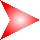
Frame 1 (no input)
Frame 60 (the mouse pressed at the canvas centre just before this capture): identical to frame 1, image omitted
Frame 120 (the mouse held since frame 60 and released just before this capture): identical to frame 1, image omitted

The Processing sketch that drew this single still picture (run headless with seeded random() and noise(); from frame 60 on, the mouse is pressed at the canvas centre):

// Processing sketch: Boss1Ball1
// ── Boss1Ball1.pde
class Point{ //<>//
  public float x,y;
  public Point(float _x,float _y) {
    x = _x;
    y = _y;
  }
  public void plus(Point p) {
    x += p.x;
    y += p.y;
  }
  //this -= p;
  public void minus(Point p) {
    x -= p.x;
    y -= p.y;
  }
  //this *= f;
  public void times(float f) {
    x *= f;
    y *= f;
  }
  //|this|^2
  public float d2() {
    return x*x+y*y;
  }
  //|this|
  public float d() {
    return sqrt(x*x+y*y);
  }
  //90deg rotate
  public Point getrotate90() {
    Point p = new Point(-y,x);
    return p;
  }
}

Point plus(Point p1,Point p2) {
  Point p = new Point(p1.x+p2.x,p1.y+p2.y);
  return p;
}

Point minus(Point p1,Point p2) {
  Point p = new Point(p1.x-p2.x,p1.y-p2.y);
  return p;
}

Point times(Point p,float f) {
  Point c = new Point(p.x*f,p.y*f);
  return c;
}

float dot(Point p1,Point p2) {
  return p1.x*p2.x+p1.y*p2.y;
}

//if u and c are in the same area separated by the line going through l1 and l2
boolean isinsameside(Point u,Point l1,Point l2,Point c) {
  Point l1mc = minus(l1,c);
  Point l2mc = minus(l2,c);
  Point umc = minus(u,c);
  Point l1mcc = l1mc.getrotate90();
  Point l2mcc = l2mc.getrotate90();
  float a = (dot(umc,l2mcc))/(dot(l1mc,l2mcc));
  float b = (dot(umc,l1mcc))/(dot(l2mc,l1mcc));
  return (a+b <= 1);
}

void setup()
{
  float s = 20;
  Point p0 = new Point(0.0,0.0);
  Point p1 = new Point(2*s,s);
  Point p2 = new Point(s/2,s);
  Point c = new Point(s,s);
  background(255,255,255,255);
  PGraphics pg = createGraphics(40,40);
  pg.beginDraw();
  pg.background(0,0,0,0);
  pg.loadPixels();
  for(int x = 0;x < 2*s;x++) {
    for(int y = 0;y < s;y++) {
      Point p = new Point((float)x,(float)y);
      //not inside the triangle
      if(
        isinsameside(p,p0,p2,c) == false ||
        isinsameside(p,p0,p1,c) == false
      ) {
        pg.pixels[x+y*(int)s*2] = color(0,0,0,0);
      }else{
        float dpc = minus(p,c).d();
        float alpha = 255*dpc/s;
        pg.pixels[x+y*(int)s*2] = color(255,0,0,alpha);
      }
    }
  }
  for(int x = 0;x < 2*s;x++) {
    for(int y = (int)s;y < 2*s;y++) {
      int yy = 2*(int)s-y-1;
      pg.pixels[x+y*(int)s*2] = pg.pixels[x+yy*(int)s*2];
    }
  }
  pg.updatePixels();
  pg.endDraw();
  pg.save("test.png");
  size(40,40);
  image(pg,0,0);
}

void draw()
{
}
